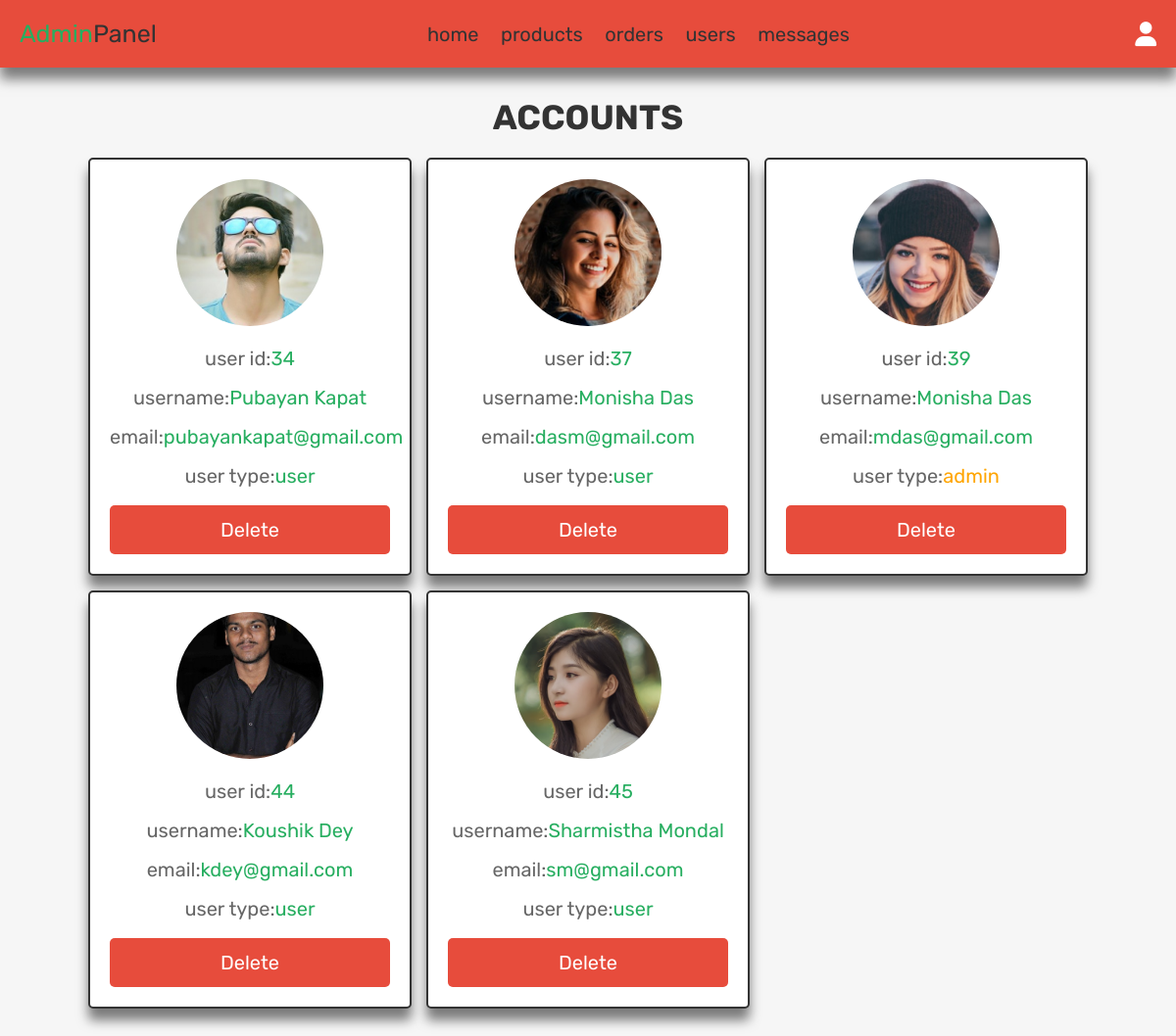
Screenshot of /admin_users.php (signed in) with the database file from the repository.
### tables this page shows
CREATE TABLE `users` (
  `id` int(100) NOT NULL,
  `name` varchar(100) NOT NULL,
  `email` varchar(100) NOT NULL,
  `password` varchar(100) NOT NULL,
  `user_type` varchar(20) NOT NULL DEFAULT 'user',
  `image` varchar(100) NOT NULL,
  `ph_no` varchar(12) NOT NULL
);

### admin_users.php (the view, shortened to what this page needs)
<?php
@include 'config.php';
$admin_id = $_SESSION['admin_id'];
?>
<!DOCTYPE html>
<html lang="en">
<head>
   <link rel="stylesheet" href="https://cdnjs.cloudflare.com/ajax/libs/font-awesome/6.1.1/css/all.min.css">
   <link rel="stylesheet" href="css/admin_style.css">
</head>
<body>
<?php include 'admin_header.php'; ?>
<section class="user-accounts">
   <h1 class="title">accounts</h1>
   <div class="box-container">
      <?php
         $select_users = $conn->prepare("SELECT * FROM `users`");
         $select_users->execute();
         while($fetch_users = $select_users->fetch(PDO::FETCH_ASSOC)){
      ?>
      <div class="box" style="<?php if($fetch_users['id'] == $admin_id){ echo 'display:none'; }; ?>">
         <img src="uploaded_img/<?= $fetch_users['image']; ?>" alt="">
         <p> user id:<span><?= $fetch_users['id']; ?></span></p>
         <p> username:<span><?= $fetch_users['name']; ?></span></p>
         <p> email:<span><?= $fetch_users['email']; ?></span></p>
         <p> user type:<span style=" color:<?php if($fetch_users['user_type'] == 'admin'){ echo 'orange'; }; ?>"><?= $fetch_users['user_type']; ?></span></p>
         <a href="admin_users.php?delete=<?= $fetch_users['id']; ?>" onclick="return confirm('delete this user?');" class="delete-btn">delete</a>
      </div>
      <?php
      }
      ?>
   </div>
</section>
</body>
</html>

### css/admin_style.css (style rules this page uses)
.user-accounts .box-container { display: grid; grid-template-columns: repeat(auto-fit, 33rem); gap:1.5rem; align-items: flex-start; justify-content:center; }
.user-accounts .box-container .box { border:var(--border); box-shadow: var(--box-shadow); background-color: var(--white); border-radius: .5rem; padding:2rem; text-align: center; }
.user-accounts .box-container .box img { height: 15rem; width: 15rem; border-radius: 50%; object-fit: cover; margin-bottom: 1rem; }
.user-accounts .box-container .box p { line-height: 1.5; padding:.5rem 0; font-size: 2rem; color:var(--light-color); }
.user-accounts .box-container .box p span { color:var(--green); }

### css/components.css (style rules this page uses)
:root { --green:#27ae60; --orange:#f39c12; --red:#e74c3c; --black:#333; --light-color:#666; --white:#fff; --light-bg:#f6f6f6; --border:.2rem solid var(--black); --box-shadow:0 1.2rem 1.2rem rgba(0,0,0,.5); }
* { font-family: 'Rubik', sans-serif; margin:0; padding:0; box-sizing: border-box; outline: none; border:none; text-decoration: none; color:var(--black); }
body { background-color: var(--light-bg); }
html { font-size: 62.5%; overflow-x: hidden; scroll-behavior: smooth; scroll-padding-top: 6.5rem; }
section { padding:3rem 2rem; max-width: 1200px; margin:0 auto; }
.btn, .delete-btn, .option-btn { display: block; width: 100%; margin-top: 1rem; border-radius: .5rem; color:var(--white); font-size: 2rem; padding:1.3rem 3rem; text-transform: capitalize; cursor: pointer; text-align: center; }
.delete-btn { background-color: var(--red); }
.title { text-align: center; margin-bottom: 2rem; text-transform: uppercase; color:var(--black); font-size: 3.5rem; }

### rows the page displays
users: image (picture), id "34", name "Pubayan Kapat", email "pubayankapat@gmail.com", user_type "user"
users: image (picture), id "37", name "Monisha Das", email "dasm@gmail.com", user_type "user"
users: image (picture), id "39", name "Monisha Das", email "mdas@gmail.com", user_type "admin"
users: image (picture), id "44", name "Koushik Dey", email "kdey@gmail.com", user_type "user"
users: image (picture), id "45", name "Sharmistha Mondal", email "sm@gmail.com", user_type "user"
